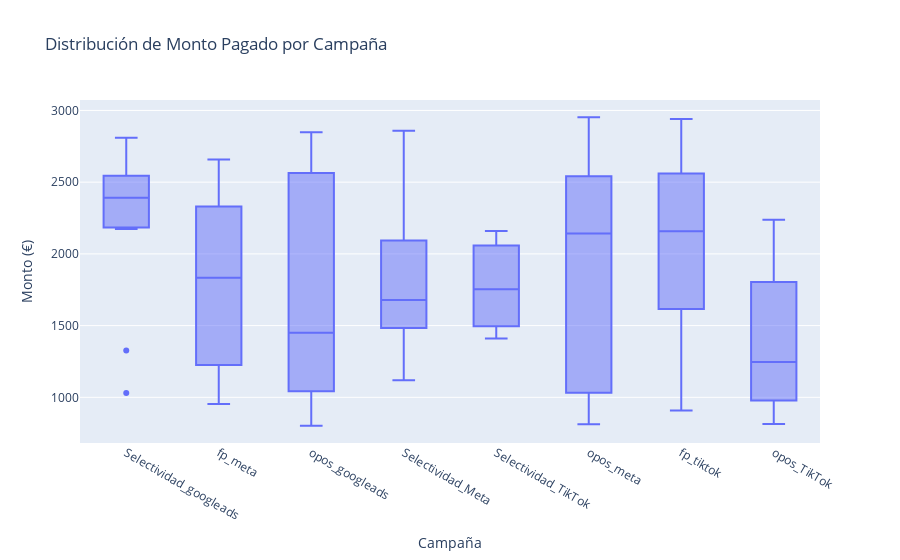

Source (notebook cell):
### Code cell
fig2 = px.box(
    filtered_df,
    x="name",
    y="amount_float",
    title="Distribución de Monto Pagado por Campaña",
    labels={"name": "Campaña", "amount_float": "Monto (€)"},
)
fig2.show()

### Figure 1 — Plotly figure (JSON) as saved in the notebook; plotly's stock layout.template omitted (floating-point values rounded to 4 significant figures; data arrays with more than 128 entries replaced by an {"elided": "..."} marker saying what was removed)
{"data": [{"alignmentgroup": "True", "hovertemplate": "Campaña=%{x}<br>Monto (€)=%{y}<extra></extra>", "legendgroup": "", "marker": {"color": "#636efa"}, "name": "", "notched": false, "offsetgroup": "", "orientation": "v", "showlegend": false, "type": "box", "x": {"elided": "728 str values"}, "x0": " ", "xaxis": "x", "y": {"elided": "728 float values"}, "y0": " ", "yaxis": "y"}], "layout": {"boxmode": "group", "legend": {"tracegroupgap": 0}, "title": {"text": "Distribución de Monto Pagado por Campaña"}, "xaxis": {"anchor": "y", "domain": [0, 1], "title": {"text": "Campaña"}}, "yaxis": {"anchor": "x", "domain": [0, 1], "title": {"text": "Monto (€)"}}}}
